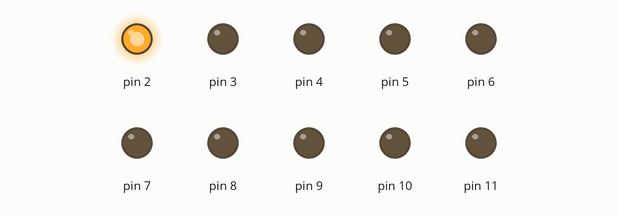
Bench run of a sketch on a simulated Arduino Uno, built with avr-gcc and run on an emulated ATmega328P. Shown: output pins drawn as LEDs (lit = HIGH).

Above: at 0.02 s.
At 0.32 s:
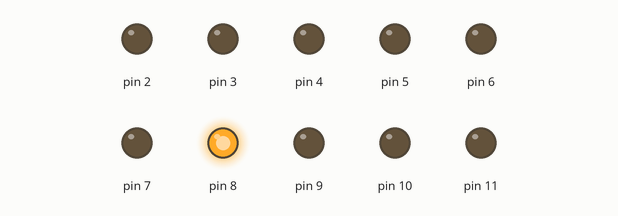
At 0.62 s:
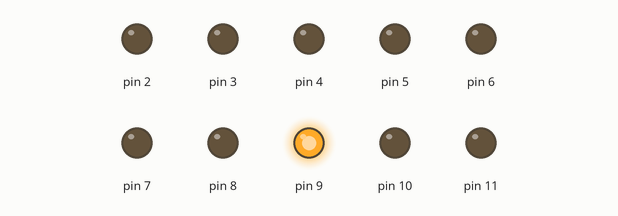
At 1.27 s:
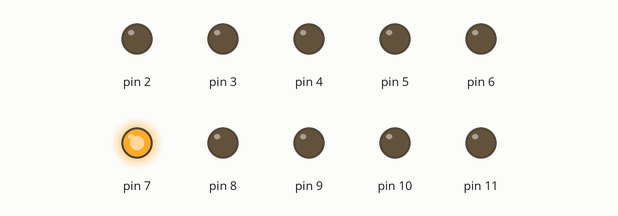
At 1.87 s:
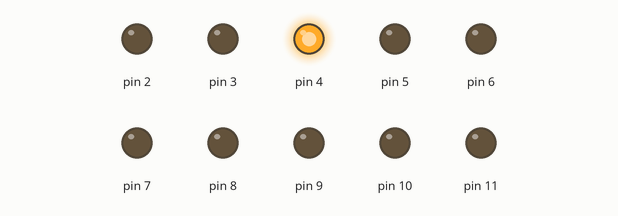
At 2.5 s:
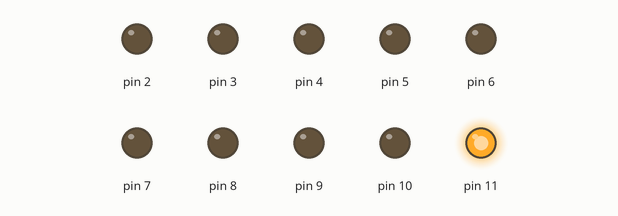
Timing chart, 0 to 3.0 s (numbered marks = the images above):
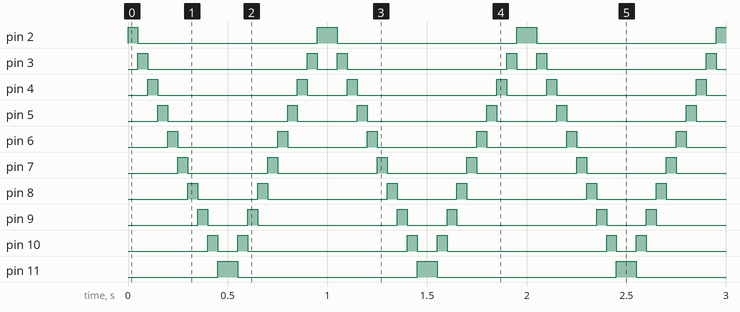

The sketch:

Knight-Rider-LED-Scanner-Effect.ino
```cpp
int timer = 50;

void setup() {
  for (int thisPin = 2; thisPin <= 11; thisPin++)
  {
    pinMode(thisPin ,OUTPUT);
  }
}

void loop() {
  // loop from the lowest to the highest:
  for(int thisPin = 2; thisPin <=11; thisPin++)
  {
    digitalWrite(thisPin, HIGH);
    delay(timer);
    digitalWrite(thisPin, LOW);
  }
  //loop from the highest to the lowest:
  for( int thisPin = 11; thisPin >= 2;thisPin--)
  {
    digitalWrite(thisPin, HIGH);
    delay(timer);
    digitalWrite(thisPin, LOW);
  }
}
```

Measured:
- by itself, pin 2, pin 11: alternates HIGH for 0.10 s and LOW for 0.90 s
- by itself, pin 3: repeats every 1.0 s: LOW 0.80 s, HIGH 0.05 s, LOW 0.10 s, HIGH 0.05 s
- by itself, pin 4: repeats every 1.0 s: LOW 0.70 s, HIGH 0.05 s, LOW 0.20 s, HIGH 0.05 s
- by itself, pin 5: repeats every 1.0 s: LOW 0.60 s, HIGH 0.05 s, LOW 0.30 s, HIGH 0.05 s
- by itself, pin 6: alternates HIGH for 0.05 s and LOW for 0.50 s
- by itself, pin 7: alternates HIGH for 0.05 s and LOW for 0.40 s
- by itself, pin 8: repeats every 1.0 s: LOW 0.30 s, HIGH 0.05 s, LOW 0.60 s, HIGH 0.05 s
- by itself, pin 9: repeats every 1.0 s: LOW 0.20 s, HIGH 0.05 s, LOW 0.70 s, HIGH 0.05 s
